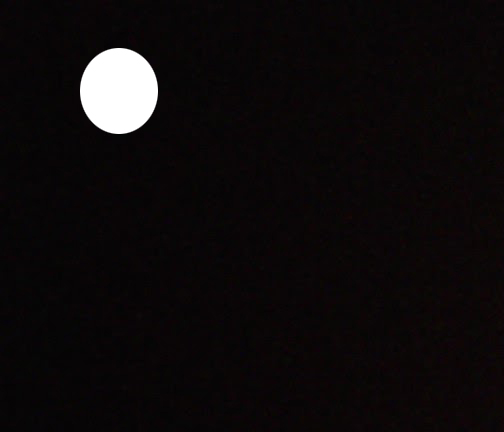
#> input picture A001_PrakPCD-Latihan Python/Datatest03.jpg, 504 x 432 px
$ python wavelate.py
#> lines starting #> are read from the running program, lines starting #| are printed output that depends on the picture
import pywt
import cv2
import matplotlib.pyplot as plt
import numpy as np
import matplotlib as cm
from mpl_toolkits.mplot3d import Axes3D

def plotCoeffsImage(data, outdir, level):
    ax1 = plt.subplot(111)
    ax1.imshow(data, cmap='gray')
    plt.title('level' + level)
    plt.savefig(outdir+'_contour_'+level+'.jpg')
    plt.close()
    plt.close('all')
    plt.gcf().clear()

def plotCoeffsSpec(data, outdir, level):
    rows = len(data)
    cols = len(data[0])
    # print (rows,cols)
    #### spectrum ###########
    plt.plot(np.ravel(data))
    plt.title('level_'+ level +'_'+ outdir )
    plt.xlim(0,rows*cols)
    plt.xlabel('Position')
    plt.ylabel('Frequency')

    plt.savefig(outdir+'.jpg')
    plt.close()
    plt.close('all')
    plt.gcf().clear()

def plot3DCoeff(data, outdir, level):
    fig = plt.figure()
    x, y = np.mgrid[0:len(data), 0:len(data[0])]
    z = np.array(data)
    ax = fig.gca(projection='3d')
    surf =ax.plot_surface(x, y, z, cmap='gnuplot' ,linewidth=0, antialiased=False)
    fig.colorbar(surf, shrink=1, aspect=30)
    plt.savefig(outdir+'.jpg')
    plt.show()
    plt.close()
    plt.close('all')
    plt.gcf().clear()


def combineFigSpec(ll,lh,hl,hh,level):
    imgLL = cv2.imread(ll)
    imgLH = cv2.imread(lh)
    imgHL = cv2.imread(hl)
    imgHH = cv2.imread(hh)
    imHor1 = np.concatenate([imgLL, imgLH],axis= 1)
    imHor2 = np.concatenate([imgHL, imgHH],axis= 1)
    imVer = np.concatenate([imHor1, imHor2])
    cv2.imwrite(name + level+'_spectrum.jpg' , imVer)

name = 'Datatest03'
image= cv2.imread("Datatest03.jpg",0)
#> image: shape (432, 504); min 3, max 255, mean 12.8
# [4 lines of commented-out code are left out]
coeff = pywt.dwt2(image,"haar") #---- Dekomposisi lv 1
LL,(LH,HL,HH) = coeff
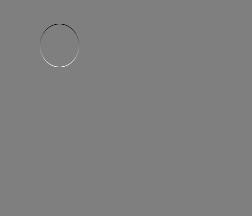
#> LH: shape (216, 252) float64; min -194.5, max 194, mean 0; drawn with min black and max white
# [13 lines of commented-out code are left out]
coeff = pywt.dwt2(LL,"haar") #---- Dekomposisi lv 2
LL,(LH,HL,HH) = coeff
#> LL: shape (108, 126) float64
#> LH: shape (108, 126) float64
#> HL: shape (108, 126) float64
#> HH: shape (108, 126) float64
# [11 lines of commented-out code are left out]
coeff = pywt.dwt2(LL,"haar") #---- Dekomposisi lv 3
LL,(LH,HL,HH) = coeff
#> LL: shape (54, 63) float64
#> LH: shape (54, 63) float64
#> HL: shape (54, 63) float64
#> HH: shape (54, 63) float64
# [10 lines of commented-out code are left out]
plot3DCoeff(HH, 'hh',3)
#> in plot3DCoeff, `x, y = np.mgrid[0:len(data), 0:len(data[0])]`:
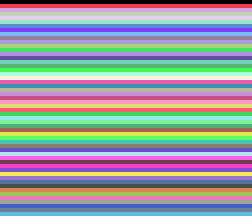
#> x: shape (54, 63) int64 (shown 4 times larger); 54 distinct labels, from 0 to 53; one colour per label, 0 black
#> in plot3DCoeff, `x, y = np.mgrid[0:len(data), 0:len(data[0])]`:
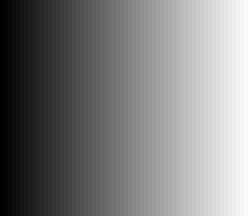
#> y: shape (54, 63) int64 (shown 4 times larger); min 0, max 62, mean 31; drawn with min black and max white
#> (the run stopped early here; a loop or call above may not have finished)
